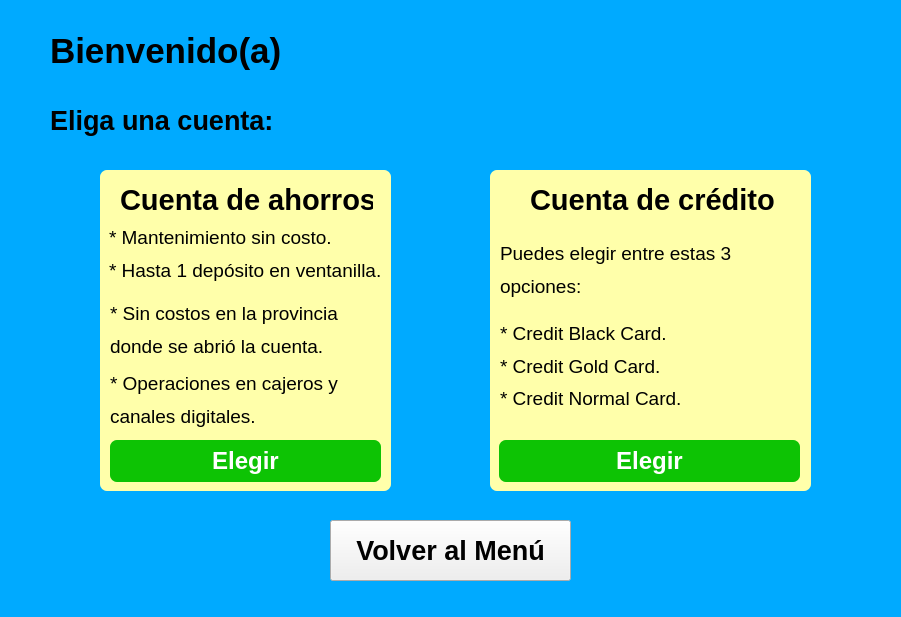
<?xml version="1.0" encoding="UTF-8"?>
<ui version="4.0">
 <class>EligeCuenta</class>
 <widget class="QDialog" name="EligeCuenta">
  <property name="geometry">
   <rect>
    <x>0</x>
    <y>0</y>
    <width>901</width>
    <height>617</height>
   </rect>
  </property>
  <property name="windowTitle">
   <string>Dialog</string>
  </property>
  <property name="styleSheet">
   <string notr="true">#EligeCuenta{
background-color:rgb(0, 170, 255);
}</string>
  </property>
  <widget class="QLabel" name="bienvenido">
   <property name="geometry">
    <rect>
     <x>50</x>
     <y>10</y>
     <width>241</width>
     <height>81</height>
    </rect>
   </property>
   <property name="font">
    <font>
     <pointsize>26</pointsize>
     <bold>true</bold>
    </font>
   </property>
   <property name="styleSheet">
    <string notr="true">#bienvenido{
color:black;
}</string>
   </property>
   <property name="text">
    <string>Bienvenido(a) </string>
   </property>
  </widget>
  <widget class="QLabel" name="label_2">
   <property name="geometry">
    <rect>
     <x>50</x>
     <y>80</y>
     <width>241</width>
     <height>81</height>
    </rect>
   </property>
   <property name="font">
    <font>
     <pointsize>20</pointsize>
     <bold>true</bold>
    </font>
   </property>
   <property name="styleSheet">
    <string notr="true">#label_2{
color:black;
}</string>
   </property>
   <property name="text">
    <string>Eliga una cuenta:</string>
   </property>
  </widget>
  <widget class="QGroupBox" name="contenedorAhorro">
   <property name="geometry">
    <rect>
     <x>100</x>
     <y>170</y>
     <width>291</width>
     <height>321</height>
    </rect>
   </property>
   <property name="font">
    <font>
     <pointsize>18</pointsize>
     <bold>true</bold>
    </font>
   </property>
   <property name="styleSheet">
    <string notr="true">#contenedorAhorro{
background-color:rgb(255, 255, 170);
border-radius:7px;
}</string>
   </property>
   <property name="title">
    <string/>
   </property>
   <widget class="QPushButton" name="btncuentaAhorros">
    <property name="geometry">
     <rect>
      <x>10</x>
      <y>270</y>
      <width>271</width>
      <height>42</height>
     </rect>
    </property>
    <property name="font">
     <font>
      <pointsize>18</pointsize>
      <bold>true</bold>
     </font>
    </property>
    <property name="styleSheet">
     <string notr="true">#btncuentaAhorros{
background-color: rgb(13, 195, 4);
padding:5px;
color:white;
border-radius:7px;
}

#btncuentaAhorros:hover{
background-color: red;
}</string>
    </property>
    <property name="text">
     <string>Elegir</string>
    </property>
   </widget>
   <widget class="QLabel" name="label">
    <property name="geometry">
     <rect>
      <x>20</x>
      <y>10</y>
      <width>253</width>
      <height>39</height>
     </rect>
    </property>
    <property name="font">
     <font>
      <pointsize>22</pointsize>
      <bold>true</bold>
     </font>
    </property>
    <property name="styleSheet">
     <string notr="true">#label{
color:black;
}</string>
    </property>
    <property name="text">
     <string>Cuenta de ahorros</string>
    </property>
   </widget>
   <widget class="QWidget" name="layoutWidget">
    <property name="geometry">
     <rect>
      <x>9</x>
      <y>54</y>
      <width>272</width>
      <height>60</height>
     </rect>
    </property>
    <layout class="QGridLayout" name="gridLayout_2">
     <item row="0" column="0">
      <widget class="QLabel" name="label_4">
       <property name="font">
        <font>
         <pointsize>14</pointsize>
         <bold>false</bold>
        </font>
       </property>
       <property name="styleSheet">
        <string notr="true">#label_4{
color:black;
}</string>
       </property>
       <property name="text">
        <string>* Mantenimiento sin costo.</string>
       </property>
      </widget>
     </item>
     <item row="1" column="0">
      <widget class="QLabel" name="label_5">
       <property name="font">
        <font>
         <pointsize>14</pointsize>
         <bold>false</bold>
        </font>
       </property>
       <property name="styleSheet">
        <string notr="true">#label_5{
color:black;
}</string>
       </property>
       <property name="text">
        <string>* Hasta 1 depósito en ventanilla.</string>
       </property>
      </widget>
     </item>
    </layout>
   </widget>
   <widget class="QWidget" name="layoutWidget">
    <property name="geometry">
     <rect>
      <x>10</x>
      <y>130</y>
      <width>271</width>
      <height>60</height>
     </rect>
    </property>
    <layout class="QGridLayout" name="gridLayout_4">
     <item row="0" column="0">
      <widget class="QLabel" name="label_9">
       <property name="font">
        <font>
         <pointsize>14</pointsize>
         <bold>false</bold>
        </font>
       </property>
       <property name="styleSheet">
        <string notr="true">#label_9{
color:black;
}</string>
       </property>
       <property name="text">
        <string>* Sin costos en la provincia</string>
       </property>
      </widget>
     </item>
     <item row="1" column="0">
      <widget class="QLabel" name="label_8">
       <property name="font">
        <font>
         <pointsize>14</pointsize>
         <bold>false</bold>
        </font>
       </property>
       <property name="styleSheet">
        <string notr="true">#label_8{
color:black;
}</string>
       </property>
       <property name="text">
        <string>donde se abrió la cuenta.</string>
       </property>
      </widget>
     </item>
    </layout>
   </widget>
   <widget class="QWidget" name="layoutWidget">
    <property name="geometry">
     <rect>
      <x>10</x>
      <y>200</y>
      <width>271</width>
      <height>60</height>
     </rect>
    </property>
    <layout class="QGridLayout" name="gridLayout">
     <item row="0" column="0">
      <widget class="QLabel" name="label_6">
       <property name="font">
        <font>
         <pointsize>14</pointsize>
         <bold>false</bold>
        </font>
       </property>
       <property name="styleSheet">
        <string notr="true">#label_6{
color:black;
}</string>
       </property>
       <property name="text">
        <string>* Operaciones en cajeros y </string>
       </property>
      </widget>
     </item>
     <item row="1" column="0">
      <widget class="QLabel" name="label_7">
       <property name="font">
        <font>
         <pointsize>14</pointsize>
         <bold>false</bold>
        </font>
       </property>
       <property name="styleSheet">
        <string notr="true">#label_7{
color:black;
}</string>
       </property>
       <property name="text">
        <string>canales digitales.</string>
       </property>
      </widget>
     </item>
    </layout>
   </widget>
  </widget>
  <widget class="QGroupBox" name="contenedorCredito">
   <property name="geometry">
    <rect>
     <x>490</x>
     <y>170</y>
     <width>321</width>
     <height>321</height>
    </rect>
   </property>
   <property name="font">
    <font>
     <pointsize>20</pointsize>
     <bold>true</bold>
    </font>
   </property>
   <property name="styleSheet">
    <string notr="true">#contenedorCredito{
background-color:rgb(255, 255, 170);
border-radius:7px;
}</string>
   </property>
   <property name="title">
    <string/>
   </property>
   <widget class="QPushButton" name="btncuentaCredito">
    <property name="geometry">
     <rect>
      <x>9</x>
      <y>270</y>
      <width>301</width>
      <height>42</height>
     </rect>
    </property>
    <property name="font">
     <font>
      <pointsize>18</pointsize>
      <bold>true</bold>
     </font>
    </property>
    <property name="styleSheet">
     <string notr="true">#btncuentaCredito{
background-color: rgb(13, 195, 4);
padding:5px;
color:white;
border-radius:7px;
}

#btncuentaCredito:hover{
background-color: red;
}</string>
    </property>
    <property name="text">
     <string>Elegir</string>
    </property>
   </widget>
   <widget class="QLabel" name="label_3">
    <property name="geometry">
     <rect>
      <x>40</x>
      <y>10</y>
      <width>244</width>
      <height>39</height>
     </rect>
    </property>
    <property name="font">
     <font>
      <pointsize>22</pointsize>
      <bold>true</bold>
     </font>
    </property>
    <property name="styleSheet">
     <string notr="true">#label_3{
color:black;
}</string>
    </property>
    <property name="text">
     <string>Cuenta de crédito</string>
    </property>
   </widget>
   <widget class="QWidget" name="layoutWidget">
    <property name="geometry">
     <rect>
      <x>10</x>
      <y>70</y>
      <width>301</width>
      <height>60</height>
     </rect>
    </property>
    <layout class="QVBoxLayout" name="verticalLayout">
     <item>
      <widget class="QLabel" name="label_10">
       <property name="font">
        <font>
         <pointsize>14</pointsize>
        </font>
       </property>
       <property name="styleSheet">
        <string notr="true">#label_10{
color:black;
}</string>
       </property>
       <property name="text">
        <string>Puedes elegir entre estas 3</string>
       </property>
      </widget>
     </item>
     <item>
      <widget class="QLabel" name="label_11">
       <property name="font">
        <font>
         <pointsize>14</pointsize>
        </font>
       </property>
       <property name="styleSheet">
        <string notr="true">#label_11{
color:black;
}</string>
       </property>
       <property name="text">
        <string>opciones: </string>
       </property>
      </widget>
     </item>
    </layout>
   </widget>
   <widget class="QWidget" name="layoutWidget">
    <property name="geometry">
     <rect>
      <x>10</x>
      <y>150</y>
      <width>301</width>
      <height>92</height>
     </rect>
    </property>
    <layout class="QGridLayout" name="gridLayout_3">
     <item row="0" column="0">
      <widget class="QLabel" name="label_12">
       <property name="font">
        <font>
         <pointsize>14</pointsize>
        </font>
       </property>
       <property name="styleSheet">
        <string notr="true">#label_12{
color:black;
}</string>
       </property>
       <property name="text">
        <string>* Credit Black Card.</string>
       </property>
      </widget>
     </item>
     <item row="1" column="0">
      <widget class="QLabel" name="label_13">
       <property name="font">
        <font>
         <pointsize>14</pointsize>
        </font>
       </property>
       <property name="styleSheet">
        <string notr="true">#label_13{
color:black;
}</string>
       </property>
       <property name="text">
        <string>* Credit Gold Card.</string>
       </property>
      </widget>
     </item>
     <item row="2" column="0">
      <widget class="QLabel" name="label_14">
       <property name="font">
        <font>
         <pointsize>14</pointsize>
        </font>
       </property>
       <property name="styleSheet">
        <string notr="true">#label_14{
color:black;
}</string>
       </property>
       <property name="text">
        <string>* Credit Normal Card.</string>
       </property>
      </widget>
     </item>
    </layout>
   </widget>
  </widget>
  <widget class="QPushButton" name="btnMenu">
   <property name="geometry">
    <rect>
     <x>330</x>
     <y>520</y>
     <width>241</width>
     <height>61</height>
    </rect>
   </property>
   <property name="font">
    <font>
     <pointsize>20</pointsize>
     <bold>true</bold>
    </font>
   </property>
   <property name="text">
    <string>Volver al Menú</string>
   </property>
  </widget>
 </widget>
 <resources/>
 <connections/>
</ui>
